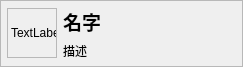
<?xml version="1.0" encoding="UTF-8"?>
<ui version="4.0">
 <class>ControlsPaintWidget</class>
 <widget class="QWidget" name="ControlsPaintWidget">
  <property name="geometry">
   <rect>
    <x>0</x>
    <y>0</y>
    <width>243</width>
    <height>64</height>
   </rect>
  </property>
  <property name="acceptDrops">
   <bool>true</bool>
  </property>
  <property name="windowTitle">
   <string>Form</string>
  </property>
  <property name="autoFillBackground">
   <bool>false</bool>
  </property>
  <layout class="QHBoxLayout" name="horizontalLayout">
   <property name="leftMargin">
    <number>0</number>
   </property>
   <property name="topMargin">
    <number>0</number>
   </property>
   <property name="rightMargin">
    <number>0</number>
   </property>
   <property name="bottomMargin">
    <number>0</number>
   </property>
   <item>
    <widget class="QFrame" name="frame">
     <property name="frameShape">
      <enum>QFrame::StyledPanel</enum>
     </property>
     <property name="frameShadow">
      <enum>QFrame::Raised</enum>
     </property>
     <layout class="QGridLayout" name="gridLayout">
      <property name="leftMargin">
       <number>6</number>
      </property>
      <property name="topMargin">
       <number>6</number>
      </property>
      <property name="rightMargin">
       <number>6</number>
      </property>
      <property name="bottomMargin">
       <number>6</number>
      </property>
      <item row="1" column="1">
       <widget class="QLabel" name="describe">
        <property name="text">
         <string>描述</string>
        </property>
       </widget>
      </item>
      <item row="0" column="1">
       <widget class="QLabel" name="name">
        <property name="font">
         <font>
          <pointsize>14</pointsize>
          <weight>75</weight>
          <bold>true</bold>
         </font>
        </property>
        <property name="text">
         <string>名字</string>
        </property>
       </widget>
      </item>
      <item row="0" column="0" rowspan="2">
       <widget class="QLabel" name="image">
        <property name="maximumSize">
         <size>
          <width>50</width>
          <height>50</height>
         </size>
        </property>
        <property name="frameShape">
         <enum>QFrame::StyledPanel</enum>
        </property>
        <property name="text">
         <string>TextLabel</string>
        </property>
       </widget>
      </item>
     </layout>
    </widget>
   </item>
  </layout>
 </widget>
 <resources/>
 <connections/>
</ui>
